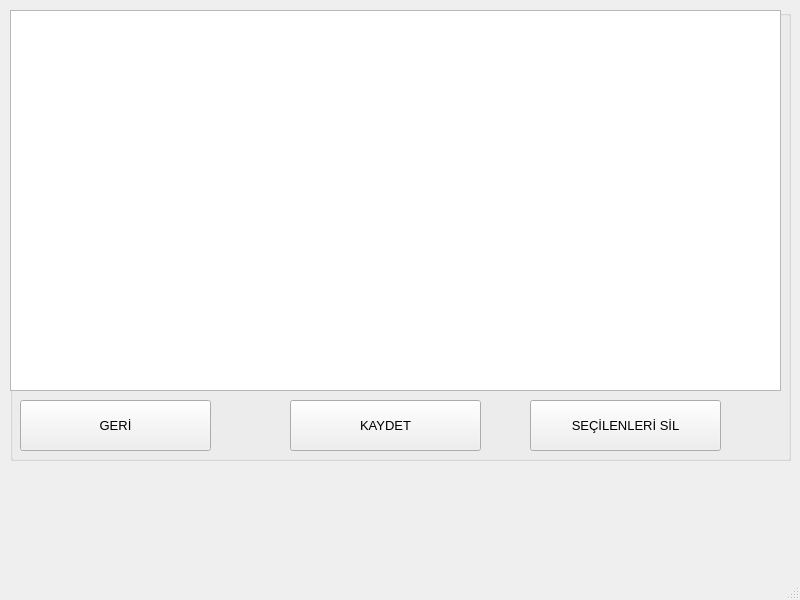
<?xml version="1.0" encoding="UTF-8"?>
<ui version="4.0">
 <class>EditUserPageCls</class>
 <widget class="QMainWindow" name="EditUserPageCls">
  <property name="geometry">
   <rect>
    <x>0</x>
    <y>0</y>
    <width>800</width>
    <height>600</height>
   </rect>
  </property>
  <property name="windowTitle">
   <string>MainWindow</string>
  </property>
  <property name="styleSheet">
   <string notr="true"/>
  </property>
  <widget class="QWidget" name="centralwidget">
   <widget class="QGroupBox" name="groupBox">
    <property name="geometry">
     <rect>
      <x>10</x>
      <y>10</y>
      <width>781</width>
      <height>451</height>
     </rect>
    </property>
    <property name="font">
     <font>
      <pointsize>10</pointsize>
     </font>
    </property>
    <property name="title">
     <string/>
    </property>
    <widget class="QPushButton" name="pushButtonSave">
     <property name="geometry">
      <rect>
       <x>280</x>
       <y>390</y>
       <width>191</width>
       <height>51</height>
      </rect>
     </property>
     <property name="font">
      <font>
       <pointsize>10</pointsize>
      </font>
     </property>
     <property name="text">
      <string>KAYDET</string>
     </property>
    </widget>
    <widget class="QPushButton" name="pushButtonReturn">
     <property name="geometry">
      <rect>
       <x>10</x>
       <y>390</y>
       <width>191</width>
       <height>51</height>
      </rect>
     </property>
     <property name="font">
      <font>
       <pointsize>10</pointsize>
      </font>
     </property>
     <property name="text">
      <string>GERİ</string>
     </property>
    </widget>
    <widget class="UserTableWidget" name="tableWidget">
     <property name="geometry">
      <rect>
       <x>0</x>
       <y>0</y>
       <width>771</width>
       <height>381</height>
      </rect>
     </property>
     <property name="font">
      <font>
       <pointsize>10</pointsize>
      </font>
     </property>
    </widget>
    <widget class="QPushButton" name="pushButtonErase">
     <property name="geometry">
      <rect>
       <x>520</x>
       <y>390</y>
       <width>191</width>
       <height>51</height>
      </rect>
     </property>
     <property name="font">
      <font>
       <pointsize>10</pointsize>
      </font>
     </property>
     <property name="text">
      <string>SEÇİLENLERİ SİL</string>
     </property>
    </widget>
   </widget>
  </widget>
  <widget class="QMenuBar" name="menubar">
   <property name="geometry">
    <rect>
     <x>0</x>
     <y>0</y>
     <width>800</width>
     <height>21</height>
    </rect>
   </property>
  </widget>
  <widget class="QStatusBar" name="statusbar"/>
 </widget>
 <customwidgets>
  <customwidget>
   <class>UserTableWidget</class>
   <extends>QTableWidget</extends>
   <header location="global">CheckTableWidget.h</header>
  </customwidget>
 </customwidgets>
 <resources/>
 <connections/>
</ui>
